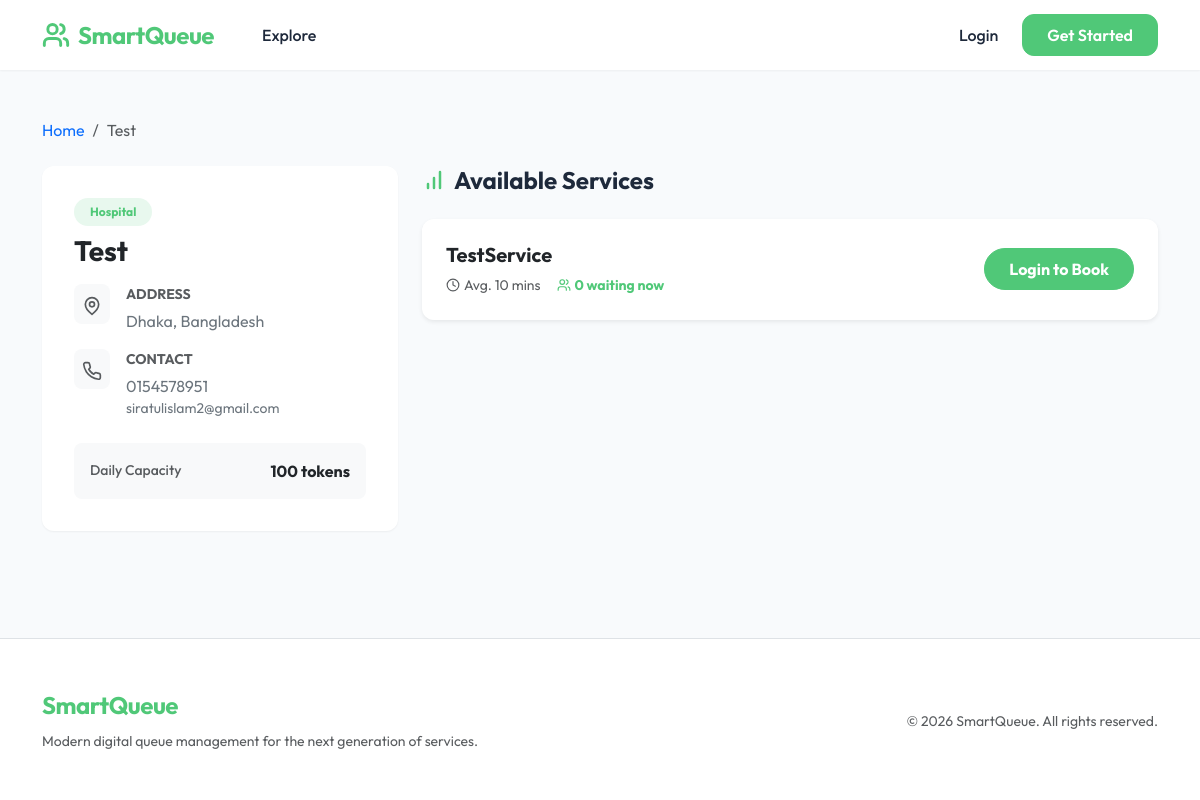
/test/, run on an earlier commit of the app's database.
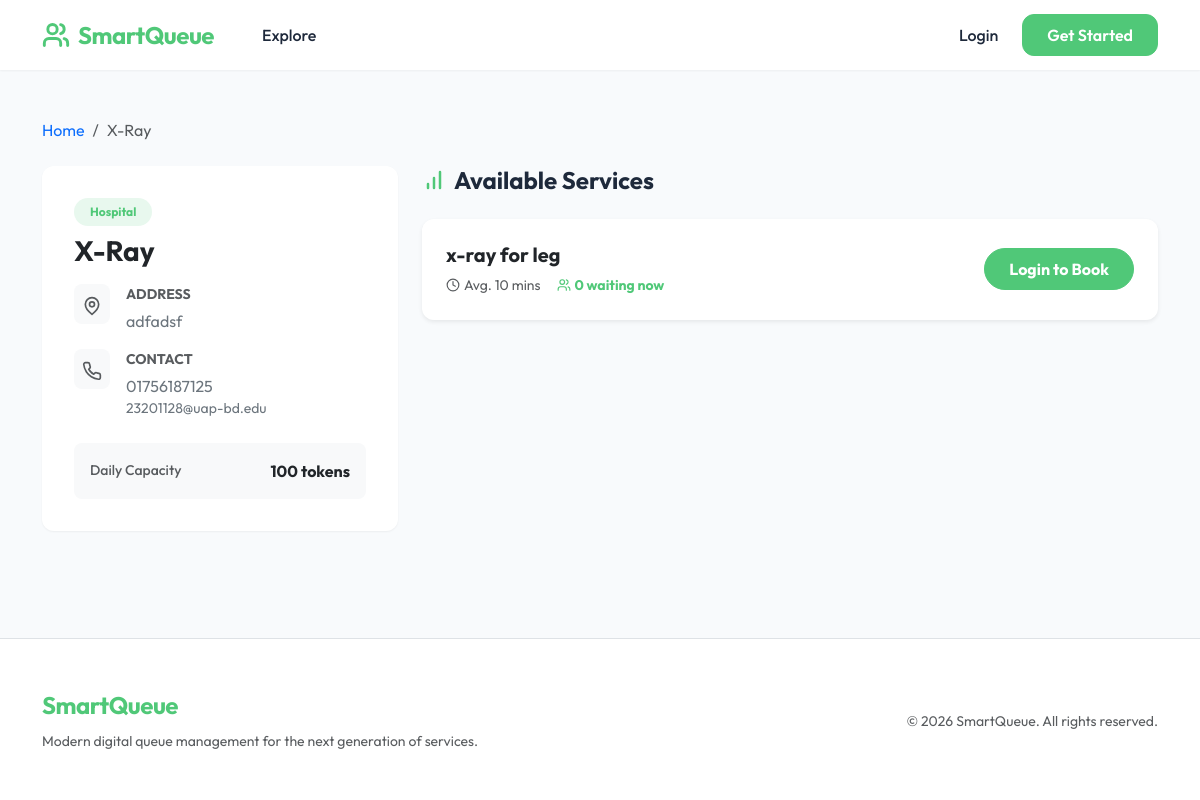
And on a later commit of the database.
### apps/organizations/models.py (models this page shows, shortened)
class Organization(models.Model):
    TYPE_HOSPITAL = 'hospital'
    TYPE_BANK = 'bank'
    TYPE_GOVT = 'govt'
    TYPE_CHOICES = [
        (TYPE_HOSPITAL, 'Hospital'),
        (TYPE_BANK, 'Bank'),
        (TYPE_GOVT, 'Government'),
    ]
    name = models.CharField(max_length=200)
    slug = models.SlugField(max_length=220, unique=True)
    type = models.CharField(max_length=20, choices=TYPE_CHOICES)
    address = models.TextField()
    phone = models.CharField(max_length=15)
    email = models.EmailField()
    max_daily_tokens = models.IntegerField(default=100)
    is_active = models.BooleanField(default=True)
    organizers = models.ManyToManyField(
        settings.AUTH_USER_MODEL,
        related_name='managed_organizations',
        blank=True
    )
    created_at = models.DateTimeField(auto_now_add=True)
    class Meta:
        ordering = ['name']

class Service(models.Model):
    organization = models.ForeignKey(Organization, on_delete=models.CASCADE, related_name='services')
    name = models.CharField(max_length=200)
    avg_service_time = models.IntegerField(default=10, help_text='Minutes per person')
    token_prefix = models.CharField(max_length=5, default='A')
    is_active = models.BooleanField(default=True)
    created_at = models.DateTimeField(auto_now_add=True)
    class Meta:
        ordering = ['name']

### apps/organizations/views.py (the view)
# urls.py: path('<slug:slug>/', views.OrganizationDetailView.as_view(), name='organization_detail'),
class OrganizationDetailView(DetailView):
    model = Organization
    template_name = 'organizations/organization_detail.html'
    context_object_name = 'organization'
    slug_field = 'slug'
    slug_url_kwarg = 'slug'
    def get_queryset(self):
        return super().get_queryset().filter(is_active=True)
    def get_context_data(self, **kwargs):
        context = super().get_context_data(**kwargs)
        organization = self.get_object()
        services = organization.services.filter(is_active=True)
        today = timezone.localdate()
        service_cards = []
        for service in services:
            waiting_today = Token.objects.filter(
                service=service,
                booking_date=today,
                status=Token.STATUS_WAITING,
            ).count()
            service_cards.append({'service': service, 'waiting_today': waiting_today})
        is_organizer = False
        if self.request.user.is_authenticated:
            is_organizer = self.request.user.is_staff or self.request.user.profile.role == 'organizer'
        context['service_cards'] = service_cards
        context['is_organizer'] = is_organizer
        return context

### apps/templates/organizations/organization_detail.html (shortened to what the changed rows need)
{% extends "base.html" %}
{% block content %}
    <nav aria-label="breadcrumb" class="mb-4">
        <ol class="breadcrumb">
            <li class="breadcrumb-item"><a href="{% url 'organizations:organization_list' %}" class="text-decoration-none">Home</a></li>
            <li class="breadcrumb-item active" aria-current="page">{{ organization.name }}</li>
        </ol>
    </nav>
    <div class="row g-4">
        <div class="col-lg-4">
            <div class="card border-0 shadow-md p-2" style="border-radius: 20px;">
                <div class="card-body p-4">
                    <div class="mb-3">
                        <span class="badge bg-primary-light text-primary text-capitalize fw-bold mb-2 px-3 py-2 rounded-pill">{{ organization.get_type_display }}</span>
                        <h1 class="h3 fw-bold mb-3">{{ organization.name }}</h1>
                    </div>
                    <div class="d-flex align-items-start gap-3 mb-3">
                        <div>
                            <div class="small fw-bold text-muted text-uppercase mb-1">Address</div>
                            <p class="mb-0 text-secondary">{{ organization.address }}</p>
                        </div>
                    </div>
                    <div class="d-flex align-items-start gap-3 mb-3">
                        <div>
                            <div class="small fw-bold text-muted text-uppercase mb-1">Contact</div>
                            <p class="mb-0 text-secondary">{{ organization.phone }}</p>
                            <p class="mb-0 text-secondary small">{{ organization.email }}</p>
                        </div>
                    </div>
                    <div class="mt-4 p-3 bg-light rounded-3">
                        <div class="d-flex justify-content-between align-items-center">
                            <span class="small text-muted fw-medium">Daily Capacity</span>
                            <span class="fw-bold text-main">{{ organization.max_daily_tokens }} tokens</span>
                        </div>
                    </div>
                </div>
            </div>
        </div>
        <div class="col-lg-8">
            <h2 class="h4 fw-bold mb-4 d-flex align-items-center gap-2">
                <svg xmlns="http://www.w3.org/2000/svg" width="24" height="24" viewBox="0 0 24 24" fill="none" stroke="var(--primary-color)" stroke-width="2.5" stroke-linecap="round" stroke-linejoin="round"><path d="M12 20V10"/><path d="M18 20V4"/><path d="M6 20v-4"/></svg>
                Available Services
            </h2>
            <div class="row row-cols-1 g-3">
                {% for row in service_cards %}
                    <div class="col">
                        <div class="card h-100 border-0 shadow-sm hover-translate">
                            <div class="card-body p-4">
                                <div class="row align-items-center">
                                    <div class="col-md-8">
                                        <h3 class="h5 fw-bold mb-2">{{ row.service.name }}</h3>
                                        <div class="d-flex flex-wrap gap-3">
                                            <div class="d-flex align-items-center gap-1 text-muted small">
                                                <svg xmlns="http://www.w3.org/2000/svg" width="14" height="14" viewBox="0 0 24 24" fill="none" stroke="currentColor" stroke-width="2" stroke-linecap="round" stroke-linejoin="round"><circle cx="12" cy="12" r="10"/><polyline points="12 6 12 12 16 14"/></svg>
                                                Avg. {{ row.service.avg_service_time }} mins
                                            </div>
                                            <div class="d-flex align-items-center gap-1 text-primary small fw-bold">
                                                {{ row.waiting_today }} waiting now
                                            </div>
                                        </div>
                                    </div>
                                    <div class="col-md-4 text-md-end mt-3 mt-md-0">
                                        {% if user.is_authenticated %}
                                            {% if user.profile.role == 'user' or user.is_staff %}
                                                <a class="btn btn-primary px-4 py-2 rounded-pill fw-bold"
                                                   href="{% url 'queue:book_token' organization.slug row.service.id %}">
                                                    Book Now
                                                </a>
                                            {% else %}
                                                <span class="badge bg-light text-muted p-2 rounded-3">Staff/Organizer Mode</span>
                                            {% endif %}
                                        {% else %}
                                            {% url 'queue:book_token' organization.slug row.service.id as book_url %}
                                            <a class="btn btn-primary px-4 py-2 rounded-pill fw-bold"
                                               href="{% url 'accounts:login' %}?next={{ book_url|urlencode }}">
                                                Login to Book
                                            </a>
                                        {% endif %}
                                    </div>
                                </div>
                            </div>
                        </div>
                    </div>
                {% endfor %}
            </div>
        </div>
    </div>
{% endblock %}

What changed in the data, as far as the page shows it:
removed Organization: name "Test", type "Hospital", address "Dhaka, Bangladesh", phone "0154578951", email "siratulislam2@gmail.com", max_daily_tokens "100"
removed Service: service.name "TestService", service.avg_service_time "10", waiting_today "0"
added Organization: name "X-Ray", type "Hospital", address "adfadsf", phone "01756187125", email "23201128@uap-bd.edu", max_daily_tokens "100"
added Service: service.name "x-ray for leg", service.avg_service_time "10", waiting_today "0"
